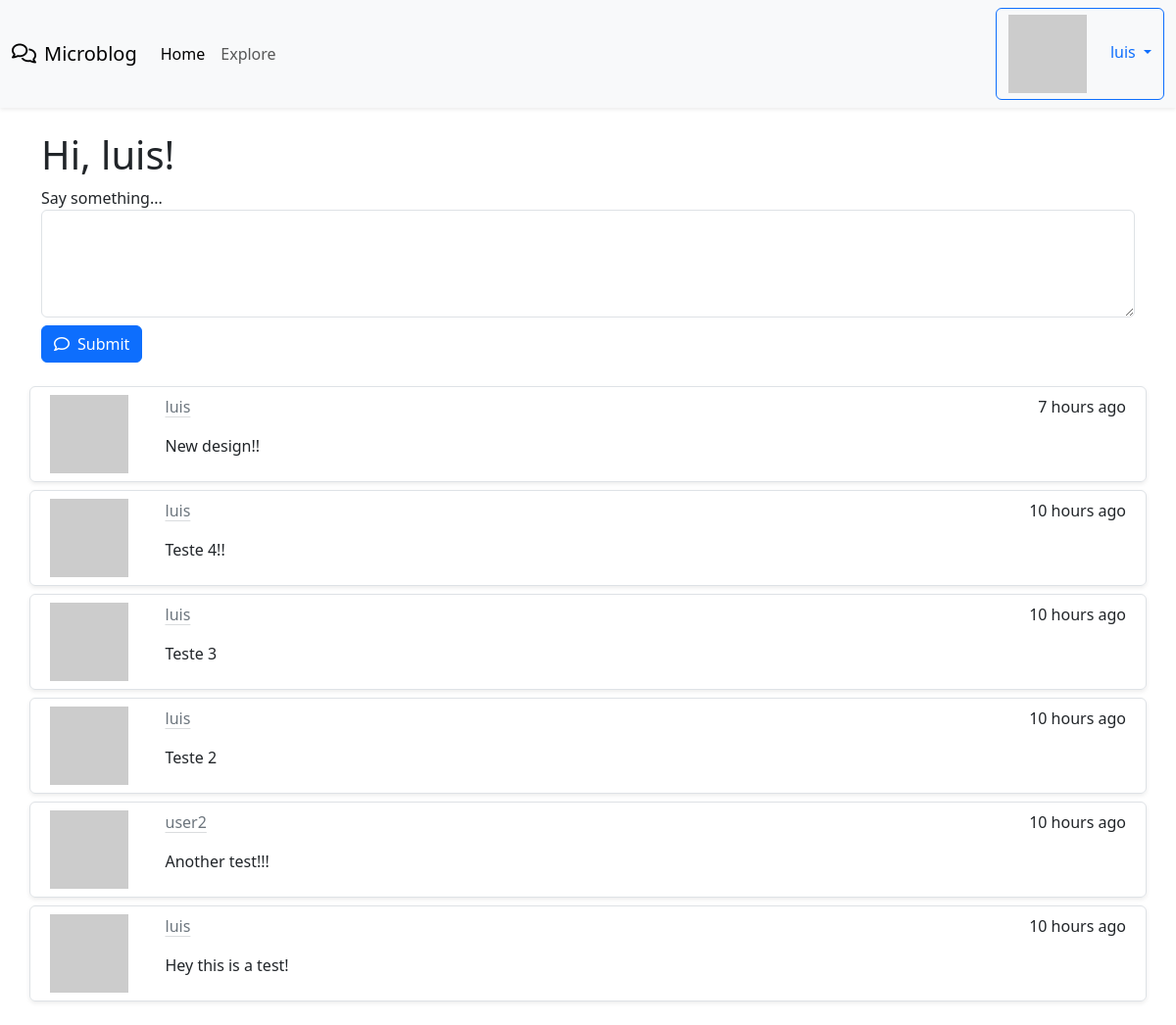
The app's page /index (signed in) with its own data.
### app/models.py (models this page shows, shortened)
class User(UserMixin, db.Model):
    id = db.Column(db.Integer, primary_key = True)
    username = db.Column(db.String(64), index = True, unique = True)
    email = db.Column(db.String(120), index = True, unique = True)
    password_hash = db.Column(db.String(128))
    posts = db.relationship('Post', backref='author', lazy='dynamic')
    about_me = db.Column(db.String(140))
    last_seen = db.Column(db.DateTime, default=datetime.utcnow)
    followed = db.relationship(
        'User', secondary=followers,
        primaryjoin=(followers.c.follower_id == id),
        secondaryjoin=(followers.c.followed_id == id),
        backref=db.backref('followers', lazy='dynamic'), lazy='dynamic'
    )
    def avatar(self, size):
        digest = md5(self.email.lower().encode('utf-8')).hexdigest()
        return 'https://www.gravatar.com/avatar/{}?d=identicon&s={}'.format(digest, size)
    def followed_posts(self):
        followed = Post.query.join(
            followers, (followers.c.followed_id == Post.user_id)).filter(
                followers.c.follower_id == self.id)
        own = Post.query.filter_by(user_id=self.id)
        return followed.union(own).order_by(Post.timestamp.desc())

class Post(db.Model):
    id = db.Column(db.Integer, primary_key=True)
    body = db.Column(db.String(140))
    timestamp = db.Column(db.DateTime, index=True, default=datetime.utcnow)
    user_id = db.Column(db.Integer, db.ForeignKey('user.id'))
    language = db.Column(db.String(5))

### app/main/routes.py (the view, shortened to what this page needs)
@bp.route('/', methods=['GET', 'POST'])
@bp.route('/index', methods=['GET', 'POST'])
@login_required
def index():
    form = PostForm()
    page = request.args.get('page', 1, type=int)
    posts = current_user.followed_posts().paginate(page=page, per_page=current_app.config['POSTS_PER_PAGE'], error_out=False)
    next_url = url_for('main.index', page=posts.next_num) if posts.has_next else None
    prev_url = url_for('main.index', page=posts.prev_num) if posts.has_prev else None
    return render_template('index.html', title='Home', form=form, posts=posts.items, next_url=next_url, prev_url=prev_url)

### app/main/forms.py
class PostForm(FlaskForm):
    post = TextAreaField(_l('Say something...'), validators=[DataRequired(), Length(min=1, max=140)])
    submit = SubmitField(_l('Submit'))

### app/__init__.py (called while the page is built)
def get_locale():
    return request.accept_languages.best_match(current_app.config['LANGUAGES'])

### app/main/routes.py (called while the page is built)
@bp.before_request
def before_request():
    if current_user.is_authenticated:
        current_user.last_seen = datetime.utcnow()
        db.session.commit()
    g.locale = str(get_locale())

### app/models.py (called while the page is built)
@login.user_loader
def load_user(id):
    return User.query.get(int(id))

### app/templates/index.html (shortened to what this page needs)
{% extends "base.html" %}
{% block content %}
<div class="container mt-4">
  <h1>{{ _('Hi, %(username)s!', username=current_user.username) }}</h1>
  {% if form %}
  <form action="" method="post">
      <div class="form-group">
          <label for="{{ form.post.id }}">{{ form.post.label }}</label>
          {{ form.post(class="form-control", rows=4) }}
      </div>
      <button type="submit" class="btn btn-primary mt-2"><i class="fa-regular fa-comment me-2"></i>{{_('Submit')}}</button>
  </form>
  {% endif %}
  <div class="mt-4">
      {% for post in posts %}
      {% include "_post.html" %}
      {% endfor %}
  </div>
</div>
{% endblock %}

### app/templates/base.html (shortened to what this page needs)
<!doctype html>
<html lang="en">
    <head>
        {% block head %}
        {% block styles %}
            {{ bootstrap.load_css() }}
        {% endblock %}
        {% endblock %}
    </head>
    <body>
      <nav class="navbar navbar-expand-lg bg-body-tertiary shadow-sm">
        <div class="container-fluid">
          <a class="navbar-brand" href="{{ url_for('main.index') }}"><i class="fa-regular fa-comments me-2"></i>Microblog</a>
          <div class="collapse navbar-collapse" id="navbarNav">
            <ul class="navbar-nav">
              <li class="nav-item">
                <a class="nav-link active" aria-current="page" href="{{ url_for('main.index') }}">{{_('Home')}}</a>
              </li>
              <li class="nav-item">
                <a class="nav-link" href="{{ url_for('main.explore') }}">{{_('Explore')}}</a>
              </li>
            </ul>
            <ul class="navbar-nav ms-auto">
              {% if current_user.is_anonymous %}
              <li class="nav-item">
                  <a class="btn btn-primary" href="{{ url_for('auth.login') }}">{{_('Login')}}</a>
              </li>
              {% else %}
              <li class="nav-item dropdown">
                <a class="dropdown-toggle btn btn-outline-primary" href="#" role="button" data-bs-toggle="dropdown" aria-expanded="false">
                  <img class="me-4" src="{{ current_user.avatar(36) }}" />{{ current_user.username }}
                </a>
              </li>
              {% endif %}
          </ul>
          </div>
        </div>
      </nav>
      {% block content %}{% endblock %}
  </body>
</html>

### app/templates/_post.html (shortened to what this page needs)
<div class="row border rounded shadow-sm my-2 p-2">
  <div class="col-1 d-flex align-items-center">
    <img src="{{ post.author.avatar(64) }}" class="align-self-start mr-3" alt="{{ post.author.username }} Avatar">
  </div>
  <div class="col ms-4">
    <div class="d-flex flex-row justify-content-between">
      <a class="link-secondary link-offset-2 link-underline-opacity-25 link-underline-opacity-100-hover" href="{{ url_for('main.user', username=post.author.username) }}">{{ post.author.username }}</a>
      <p>{{ moment(post.timestamp).fromNow() }}</p>
    </div>
    <p>{{ post.body }}</p>
  </div>
</div>

### records on screen
User: username "luis"
Post: author.username "luis", timestamp "7 hours ago", body "New design!!"
Post: author.username "luis", timestamp "10 hours ago", body "Teste 4!!"
Post: author.username "luis", timestamp "10 hours ago", body "Teste 3"
Post: author.username "luis", timestamp "10 hours ago", body "Teste 2"
Post: author.username "user2", timestamp "10 hours ago", body "Another test!!!"
Post: author.username "luis", timestamp "10 hours ago", body "Hey this is a test!"
